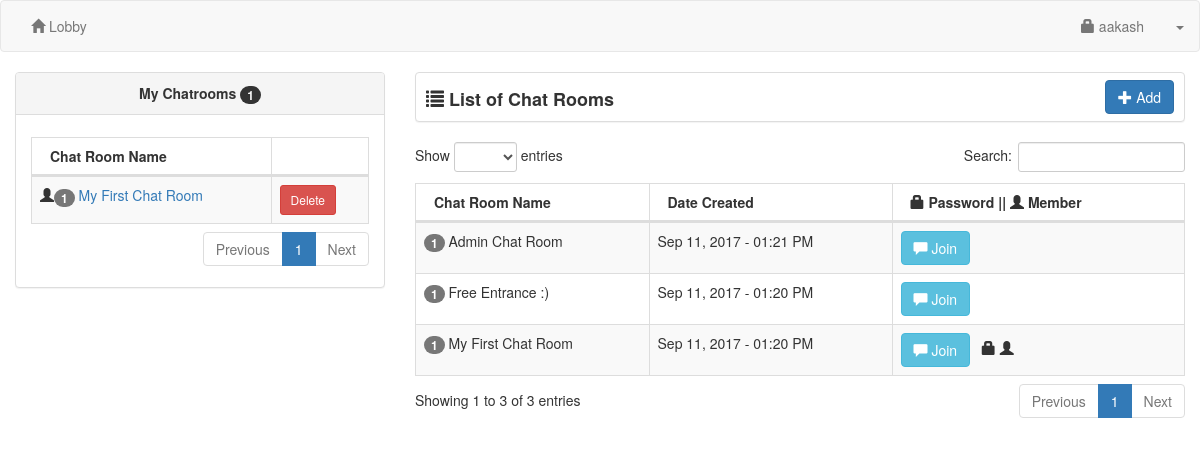
/user/ (signed in), run on the app's committed database.
### tables this page shows
CREATE TABLE `user` (
  `userid` int(11) NOT NULL,
  `username` varchar(30) NOT NULL,
  `password` varchar(150) NOT NULL,
  `uname` varchar(60) NOT NULL,
  `photo` varchar(200) NOT NULL,
  `access` int(1) NOT NULL
);

CREATE TABLE `chat_member` (
  `chat_memberid` int(11) NOT NULL,
  `chatroomid` int(11) NOT NULL,
  `userid` int(11) NOT NULL
);

CREATE TABLE `chatroom` (
  `chatroomid` int(11) NOT NULL,
  `chat_name` varchar(60) NOT NULL,
  `date_created` datetime NOT NULL,
  `chat_password` varchar(30) NOT NULL,
  `userid` int(11) NOT NULL
);

### user/session.php (called while the page is built, shortened)
<?php
	include('../conn.php');
	$sq=mysqli_query($conn,"select * from `user` where userid='".$_SESSION['id']."'");
	$srow=mysqli_fetch_array($sq);
	$user=$srow['username'];
?>

### user/chatlist.php (the view, shortened to what this page needs)
<div class="col-lg-8">
    <div class="panel panel-default" style="height:50px;">
		<span style="font-size:18px; margin-left:10px; position:relative; top:13px;"><strong><span class="glyphicon glyphicon-list"></span> List of Chat Rooms</strong></span>
		<div class="pull-right" style="margin-right:10px; margin-top:7px;">
			<a href="#add_chatroom" data-toggle="modal" class="btn btn-primary"><span class="glyphicon glyphicon-plus"></span> Add</a>
		</div>
	</div>
	<table width="100%" class="table table-striped table-bordered table-hover" id="chatRoom">
        <thead>
            <tr>
                <th>Chat Room Name</th>
				<th>Date Created</th>
				<th><span class="glyphicon glyphicon-lock"></span> Password || <span class="glyphicon glyphicon-user"></span> Member</th>
			</tr>
		</thead>
		<tbody>
		<?php
			$query=mysqli_query($conn,"select * from chatroom order by date_created desc");
			while($row=mysqli_fetch_array($query)){
			?>
			<tr>
				<td>
					<?php
					$num=mysqli_query($conn,"select * from chat_member where chatroomid='".$row['chatroomid']."'");
					?>
					<span class="badge"><?php echo mysqli_num_rows($num); ?></span> <?php echo $row['chat_name']; ?>
				</td>
				<td><?php echo date('M d, Y - h:i A', strtotime($row['date_created'])); ?></td>
				<td><button value="<?php echo $row['chatroomid']; ?>" class="btn btn-info join_chat"><span class="glyphicon glyphicon-comment"></span> Join</button> &nbsp;
					<?php
					if (!empty($row['chat_password'])){
						echo '<span class="glyphicon glyphicon-lock"></span>&nbsp;';
					}
					$qq=mysqli_query($conn,"select * from chat_member where chatroomid='".$row['chatroomid']."' and userid='".$_SESSION['id']."'");
					if (mysqli_num_rows($qq)>0){
						echo '<span class="glyphicon glyphicon-user"></span>';
					}
					?>
				</td>
			</tr>
			<?php
			}
		?>
        </tbody>
    </table>
</div>

### user/header.php (shortened to what this page needs)
<!DOCTYPE html>
<html>
<head>
	<link rel="stylesheet" href="https://maxcdn.bootstrapcdn.com/bootstrap/3.3.6/css/bootstrap.min.css" />
	<link href="../css/dataTables.bootstrap.css" rel="stylesheet">
	<link href="../css/dataTables.responsive.css" rel="stylesheet">
</head>

### user/index.php (shortened to what this page needs)
<?php include('session.php'); ?>
<?php include('header.php'); ?>
<body>
<?php include('navbar.php'); ?>
<div class="container-fluid">
	<div class="row">
		<?php include('mychat.php'); ?>
		<?php include('chatlist.php'); ?>
	</div>
</div>
</body>
</html>

### user/navbar.php (shortened to what this page needs)
<nav class="navbar navbar-default">
    <div class="container-fluid">
		<ul class="nav navbar-nav">
			<li><a href="index.php"><span class="glyphicon glyphicon-home"></span> Lobby</a></li>
		</ul>
		<ul class="nav navbar-nav navbar-right">
			<li><a href="#account" data-toggle="modal"><span class="glyphicon glyphicon-lock"></span> <?php echo $user; ?></a></li>
			<li class="dropdown">
				<a class="dropdown-toggle" data-toggle="dropdown" href="#"><span class="caret"></span></a>
			</li>
		</ul>
    </div>
</nav>

### user/mychat.php
<div class="col-lg-4">
	<div class="panel panel-default">
	<?php
		$me=mysqli_query($conn,"select * from chat_member left join chatroom on chatroom.chatroomid=chat_member.chatroomid where chat_member.userid='".$_SESSION['id']."' order by chatroom.date_created desc");
		$numme=mysqli_num_rows($me);
	?>
		<div class="panel-heading"><center><strong>My Chatrooms <span class="badge"><?php echo $numme; ?></span></strong></center></div>
		<div class="panel-body">
		<table width="100%" class="table table-striped table-bordered table-hover" id="myChatRoom">
			<thead>
			<th>Chat Room Name</th>
			<th></th>
			</thead>
			<tbody>
			<?php
				$my=mysqli_query($conn,"select * from chat_member left join chatroom on chatroom.chatroomid=chat_member.chatroomid where chat_member.userid='".$_SESSION['id']."' order by chatroom.date_created desc");
					while($myrow=mysqli_fetch_array($my)){
						$nq=mysqli_query($conn,"select * from chat_member where chatroomid='".$myrow['chatroomid']."'");
						?>
						<tr>
							<td><span class="glyphicon glyphicon-user"></span><span class="badge"><?php echo mysqli_num_rows($nq); ?></span> <a href="chatroom.php?id=<?php echo $myrow['chatroomid']; ?>"><?php echo $myrow['chat_name']; ?></a></td>
							<td>
								<?php
									$memb=mysqli_query($conn,"select * from chatroom where userid='".$_SESSION['id']."' and chatroomid='".$myrow['chatroomid']."'");
									if (mysqli_num_rows($memb)>0){
										?>
										<button type="button" class="btn btn-danger btn-sm delete2" value="<?php echo $myrow['chatroomid']; ?>">Delete</button>
										<?php
									}
									else{
										?>
										<button type="button" class="btn btn-warning btn-sm leave2" value="<?php echo $myrow['chatroomid']; ?>">Leave</button>
										<?php
									}
								?>
							</td>
						</tr>
						<?php
					}
			?>
			</tbody>
		</table>
		</div>
	</div>
</div>

### data on the page
user: username "aakash"
chat_member: mysqli_num_rows($nq) "1", chatroomid.chat_name "My First Chat Room"
chatroom: mysqli_num_rows($num) "1", chat_name "Admin Chat Room", date_created "Sep 11, 2017 - 01:21 PM", $row['chatroomid'] 3 (drawn)
chatroom: mysqli_num_rows($num) "1", chat_name "Free Entrance :)", date_created "Sep 11, 2017 - 01:20 PM", $row['chatroomid'] 2 (drawn)
chatroom: mysqli_num_rows($num) "1", chat_name "My First Chat Room", date_created "Sep 11, 2017 - 01:20 PM"

### other printed values
$numme "1"
